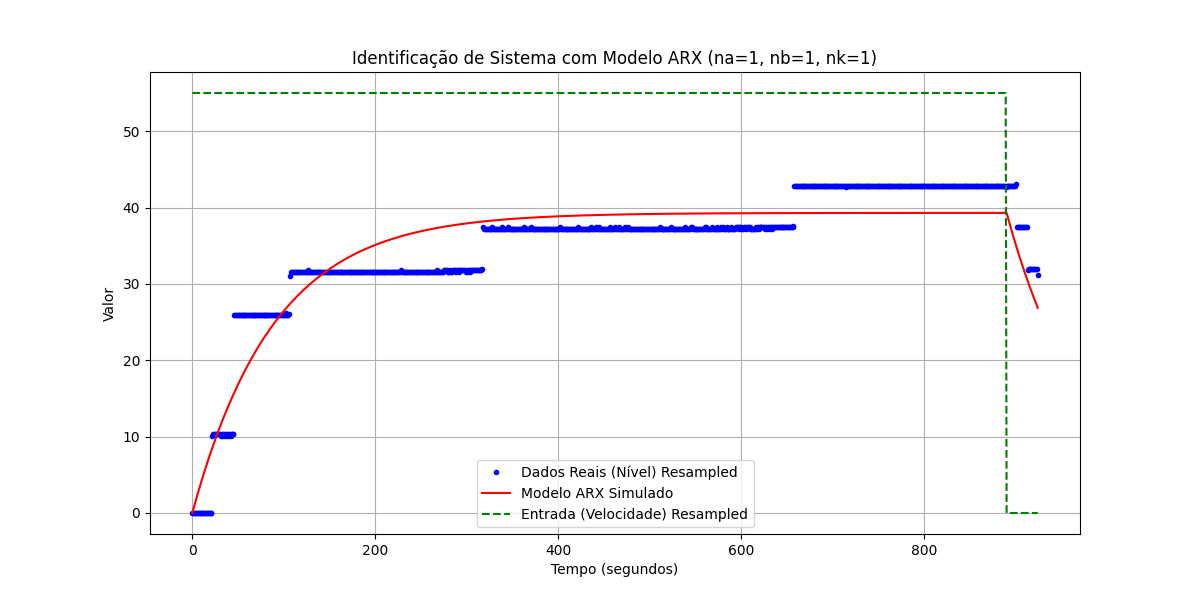

Here is the Python script that generated this plot:

import pandas as pd
import numpy as np
from scipy.signal import lfilter
import matplotlib.pyplot as plt
from sklearn.metrics import mean_squared_error

# 1. Carregar os dados
data = pd.read_csv("./data55.csv")

# 2. Pré-processamento dos dados
# Converter a coluna 'Subtração' para segundos
def time_to_seconds(time_str):
    parts = list(map(int, time_str.split(":")))
    return parts[0] * 3600 + parts[1] * 60 + parts[2]

data["Tempo_segundos"] = data["Subtração"].apply(time_to_seconds)

t = data["Tempo_segundos"].values
y = data["Nível"].values
u = data["Velocidade"].values

# Ajustar o tempo para começar do zero
t = t - t[0]

# Remover os pontos iniciais onde a entrada é zero e a saída é zero
start_index = np.where((u != 0) | (y != 0))[0][0]
t = t[start_index:]
y = y[start_index:]
u = u[start_index:]

# Reajustar o tempo para começar do zero após o corte
t = t - t[0]

# Resampling dos dados para um intervalo de tempo fixo
# O modelo ARX requer um tempo de amostragem constante
# Vamos assumir um tempo de amostragem de 1 segundo, que parece razoável pelos dados

dt_resample = 1.0 # 1 segundo

t_resampled = np.arange(0, t[-1], dt_resample)
y_resampled = np.interp(t_resampled, t, y)
u_resampled = np.interp(t_resampled, t, u)

# 3. Definir e aplicar o modelo ARX
# Um modelo ARX (AutoRegressive with eXogenous input) é dado por:
# y(k) + a1*y(k-1) + ... + ana*y(k-na) = b1*u(k-nk) + ... + bnb*u(k-nb-nk+1) + e(k)
# Onde na é a ordem do componente autorregressivo, nb é a ordem do componente de entrada
# e nk é o atraso (dead time) da entrada.

# Para um sistema de primeira ordem, podemos tentar na=1, nb=1, nk=1
na = 1 # Ordem do termo autorregressivo (relacionado à saída anterior)
nb = 1 # Ordem do termo de entrada (relacionado à entrada atual/anterior)
nk = 1 # Atraso (dead time) da entrada

# Construir a matriz de regressores Phi
N = len(y_resampled)
Phi = np.zeros((N - max(na, nb + nk - 1), na + nb))

for k in range(max(na, nb + nk - 1), N):
    # Termos autorregressivos (y(k-i))
    for i in range(na):
        Phi[k - max(na, nb + nk - 1), i] = -y_resampled[k - (i + 1)]
    # Termos de entrada (u(k-nk-j))
    for j in range(nb):
        if (k - nk - j) >= 0:
            Phi[k - max(na, nb + nk - 1), na + j] = u_resampled[k - nk - j]

# Vetor de saída para o ajuste
Y_fit = y_resampled[max(na, nb + nk - 1):]

# Estimar os parâmetros usando Mínimos Quadrados
# theta = (Phi.T @ Phi)^-1 @ Phi.T @ Y_fit
theta = np.linalg.lstsq(Phi, Y_fit, rcond=None)[0]

a_params = theta[0:na]
b_params = theta[na:na+nb]

print(f"Parâmetros do modelo ARX (na={na}, nb={nb}, nk={nk}):")
print(f"a (autorregressivos): {a_params}")
print(f"b (entrada): {b_params}")

# 4. Simular o modelo ARX e validar
# Simular a resposta do modelo com a entrada original
y_arx_simulated = np.zeros_like(y_resampled)

for k in range(N):
    y_pred = 0.0
    # Termos autorregressivos
    for i in range(na):
        if (k - (i + 1)) >= 0:
            y_pred -= a_params[i] * y_arx_simulated[k - (i + 1)]
    # Termos de entrada
    for j in range(nb):
        if (k - nk - j) >= 0:
            y_pred += b_params[j] * u_resampled[k - nk - j]
    y_arx_simulated[k] = y_pred

# Calcular o RMSE para o modelo ARX
rmse_arx = np.sqrt(mean_squared_error(y_resampled, y_arx_simulated))
print(f"RMSE do modelo ARX: {rmse_arx:.2f}")

# 5. Plotar os resultados
plt.figure(figsize=(12, 6))
plt.plot(t_resampled, y_resampled, 'b.', label='Dados Reais (Nível) Resampled')
plt.plot(t_resampled, y_arx_simulated, 'r-', label='Modelo ARX Simulado')
plt.plot(t_resampled, u_resampled, 'g--', label='Entrada (Velocidade) Resampled')
plt.title(f'Identificação de Sistema com Modelo ARX (na={na}, nb={nb}, nk={nk})')
plt.xlabel('Tempo (segundos)')
plt.ylabel('Valor')
plt.legend()
plt.grid(True)
plt.savefig('arx_model_identification.png')
plt.show()
